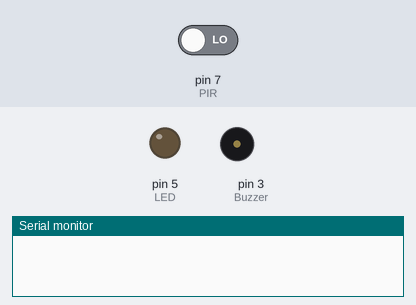
Simulated run of this sketch. Board: Arduino Uno, built with avr-gcc and run on an emulated ATmega328P. On the bench: output pins drawn as LEDs (lit = HIGH), buzzer (waves = sounding, pin HIGH), the last lines printed to the serial monitor. The inputs (shaded band) are chosen by the test bench; at power-on: pin 7 (PIR) LOW. The modem accepts every AT command (registered, SIM ready, sends succeed) and sends nothing else.

Above: at 1.3 s.
1.4 s: pin 7 (PIR) driven HIGH
At 2.5 s:
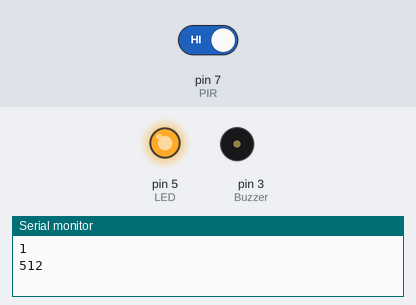
Timing chart, 0 to 4.4 s (numbered marks = the images above; inputs shaded):
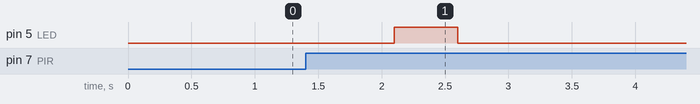

The sketch:

Human_Presence.ino
```cpp
#include <SoftwareSerial.h>

SoftwareSerial mySerial(9, 10);

int a=100;
int b;

void setup()
{
  mySerial.begin(9600);   // Setting the baud rate of GSM Module
  Serial.begin(9600);     // Setting the baud rate of Serial Monitor (Arduino)
  delay(100);
  pinMode(7, INPUT);      // PIR
  pinMode(3, OUTPUT);     // Buzzer
  pinMode(A1, INPUT);     // LDR
  pinMode(5, OUTPUT);     // LED
}

void loop()
{
 delay(2000);
 a=digitalRead(7);
 Serial.println(a);
 b=analogRead(A1);
 Serial.println(b);

if(a==1&& b>600)
 {
  digitalWrite(5,HIGH);
  digitalWrite(3,HIGH);
  delay(500);
  digitalWrite(3,LOW);
  digitalWrite(5,LOW);
  SendMessage();
 }

if(a==1&& b<600)
 {
  digitalWrite(5,HIGH);
  digitalWrite(3,LOW);
  delay(500);
  digitalWrite(5,LOW);
  SendMessage();
 }

 if (mySerial.available()>0)
   Serial.write(mySerial.read());
}
 void SendMessage()
 {
  mySerial.println("AT+CMGF=1");    //Sets the GSM Module in Text Mode
  delay(1000);  // Delay of 1000 milli seconds or 1 second
  mySerial.println("AT+CMGS=\"+918921747353\"\r"); // Replace x with mobile number
  delay(1000);
  mySerial.print("Tresspassing!!!");// The SMS text you want to send
  delay(100);
  mySerial.println((char)26);// ASCII code of CTRL+Z
  delay(10000);
 }
```

Measured:
- after the input at 1.4 s, pin 5 (LED): LOW → HIGH after 0.70 s, → LOW 0.50 s later
